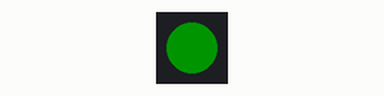
Simulated run of this program. Board: Pycom board running MicroPython. Shown: 1 RGB LEDs in strip order, left to right. Dim RGB values are drawn brighter than linear; no radio messages arrive unless stated (any console line starting 'radio sent:' is added by the test bench); the LoRaWAN join succeeds after 3 s and a send takes 0.1 s; library files of the repository ran but are not shown: CayenneLPP.py; what the program prints to the serial console is not drawn.

Above: at 5.55 s.
At 15.6 s:
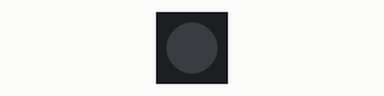
Timing chart, 0 to 31.6 s (numbered marks = the images above):
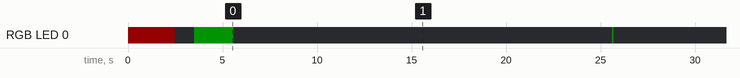

Measured:
- by itself, RGB LED 0: off → RGB(20, 0, 0) at 0.00 s, → off 2.5 s later, → RGB(0, 20, 0) 1.0 s later, → off 2.1 s later, … (16 changes in this stretch)

The program:

main.py
```python
import time
import pycom
import gc
from network import LoRa

from CayenneLPP import CayenneLPP

# Enable garbage collector
gc.enable()

dl_data = ""
counter = 0

# Init LPP message buffer
lpp = CayenneLPP()

while True:
    print("--LOOP")
    pycom.rgbled(0x001400)
    lpp.reset()
    lpp.add_digital_output(0, counter)
    print('Sending data (uplink)...')
    s.setblocking(True)
    s.send(bytes(lpp.get_buffer()))
    s.setblocking(False)
    pycom.rgbled(0x000000)
    dl_data = s.recv(64)
    if dl_data != "":
        print('Received data (downlink)', dl_data)
        print(lora.stats())
    counter = (counter + 1)%1024
    print('Counter', counter)
    time.sleep(20)
```

boot.py
```python
import socket
import binascii
import pycom
import time
import os
import machine
from machine import UART
from network import WLAN
from network import LoRa

uart = UART(0, baudrate=115200)
os.dupterm(uart)

# Disable Wi-Fi
# wlan = WLAN()
# wlan.deinit()

# Disable heartbeat LED
pycom.heartbeat(False)

# Initialize LoRa in LORAWAN mode.
lora = LoRa(mode=LoRa.LORAWAN, adr=True)

# OTAA authentication parameters
# CHANGE app_eui and app_key
app_eui = binascii.unhexlify('12 34 56 78 90 12 34 56'.replace(' ',''))
app_key = binascii.unhexlify('aa bb cc dd ee ff 11 22 33 44 55 66 77 88 99 00'.replace(' ',''))

# Debug
print(os.uname())
print("DevEUI: %s" % (binascii.hexlify(lora.mac())))
print("AppEUI: %s" % (binascii.hexlify(app_eui)))
print("AppKey: %s" % (binascii.hexlify(app_key)))

# Join a network using OTAA (Over the Air Activation)
lora.join(activation=LoRa.OTAA, auth=(app_eui, app_key), timeout=0, dr=0)

# Wait until the module has joined the network
while not lora.has_joined():
    pycom.rgbled(0x140000)
    time.sleep(2.5)
    pycom.rgbled(0x000000)
    time.sleep(1.0)
    print('Not yet joined...')

print('OTAA joined')
pycom.rgbled(0x001400)
time.sleep(2.0)

# Create a LoRa socket
s = socket.socket(socket.AF_LORA, socket.SOCK_RAW)

# Set the LoRaWAN data rate
s.setsockopt(socket.SOL_LORA, socket.SO_DR, 5)

# Load main file
machine.main('main.py')
```
